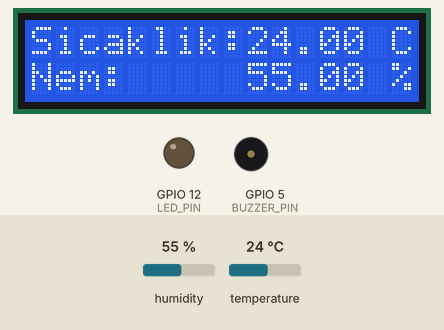
A sketch run on a simulated ESP8266 (NodeMCU). Parts: 16×2 character LCD, output pins drawn as LEDs (lit = HIGH), buzzer (waves = sounding). The inputs (shaded band) are chosen by the test bench; at power-on: temperature 24 °C, humidity 55 %. WiFi joins after 1.5 s; servers stay silent unless stated; what the sketch prints to the serial monitor is not drawn.

Above: at 4.5 s.
4.6 s: temperature set to 33 °C
At 7.2 s:
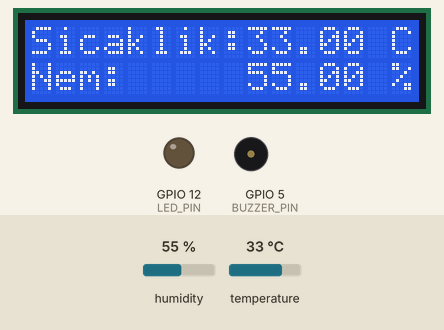
7.5 s: temperature set to 36 °C
At 8.5 s:
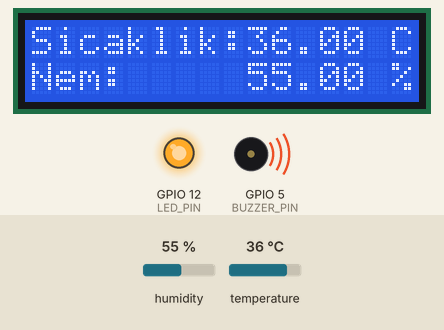
At 12.4 s:
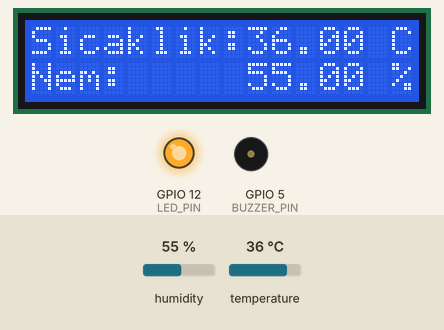
Timing chart, 0 to 16.7 s (numbered marks = the images above; inputs shaded):
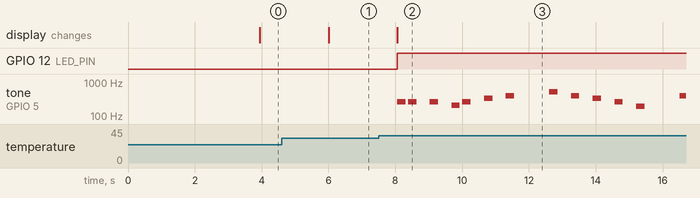

The sketch:

TemperatureHumidityWarning.ino
```cpp
#define BLYNK_TEMPLATE_ID "TMPL6K8JefXnv"
#define BLYNK_TEMPLATE_NAME "proje "

#include <DHT.h>
#include <Wire.h>  // I2C kütüphanesi
#include <LiquidCrystal_I2C.h>
#include <ESP8266WiFi.h>
#include <BlynkSimpleEsp8266.h>

// DHT sensörünü bağladığınız pini tanımlayın
#define DHTPIN 4  // D2 pinine bağladığını varsayıyoruz (GPIO4)

// DHT sensör tipini tanımlayın
#define DHTTYPE DHT11

DHT dht(DHTPIN, DHTTYPE);

// LCD ekran için gerekli parametreler
LiquidCrystal_I2C lcd(0x27, 16, 2);  // I2C adresi 0x27 olan 16x2 LCD ekran

// Blynk için gerekli değişkenler
char auth[] = "7mpvlzSAZ5aLiRVuub1dZFLO9enyxlfc";  // Blynk Auth Token
char ssid[] = "SUPERONLINE_WiFi_4636";       // WiFi SSID
char pass[] = "FPUAJTXU7YTT";   // WiFi Password

// Buzzer ve LED pinlerini tanımlayın
#define BUZZER_PIN 5  // D1 pinine bağladığını varsayıyoruz (GPIO5)
#define LED_PIN 12    // D6 pinine bağladığını varsayıyoruz (GPIO12)

// Super Mario melodisi için notalar ve süreleri
int melody[] = {
  262, 262, 0, 262, 0, 209, 262, 0, 330, 0, 392, 0, 0, 0,
  523, 0, 392, 0, 330, 0, 262, 0, 196, 0, 0, 0,
  392, 0, 370, 0, 349, 0, 311, 0, 330, 0, 0, 0,
  262, 0, 0, 0, 196, 0, 0, 0, 262, 0, 0, 0, 311, 0, 349, 0,
  330, 0, 262, 0, 330, 0, 392, 0, 523, 0, 0, 0
};
int noteDurations[] = {
  4, 4, 4, 4, 4, 4, 4, 4, 4, 4, 4, 4, 4, 4,
  4, 4, 4, 4, 4, 4, 4, 4, 4, 4, 4, 4,
  4, 4, 4, 4, 4, 4, 4, 4, 4, 4, 4, 4,
  4, 4, 4, 4, 4, 4, 4, 4, 4, 4, 4, 4, 4, 4, 4, 4,
  4, 4, 4, 4, 4, 4, 4, 4, 4, 4, 4, 4
};

void setup() {
  Serial.begin(9600);  // Seri iletişimi başlat ve baud hızını 9600 olarak ayarla

  // I2C pinlerini ayarla
  Wire.begin(0, 2);  // SDA -> D3 (GPIO0), SCL -> D4 (GPIO2)

  dht.begin();  // DHT sensörünü başlat

  // LCD ekranı başlat
  lcd.init();
  lcd.backlight();
  lcd.clear();
  lcd.setCursor(0, 0);
  lcd.print("DHT11 sensor test");

  // Buzzer ve LED pinlerini çıkış olarak ayarla
  pinMode(BUZZER_PIN, OUTPUT);
  digitalWrite(BUZZER_PIN, LOW);  // Başlangıçta buzzer kapalı

  pinMode(LED_PIN, OUTPUT);
  digitalWrite(LED_PIN, LOW);  // Başlangıçta LED kapalı

  // Blynk'i başlat
  Blynk.begin(auth, ssid, pass);
}

void playMelody() {
  // Super Mario melodisini çal
  int melodyLength = sizeof(melody) / sizeof(melody[0]);
  for (int thisNote = 0; thisNote < melodyLength; thisNote++) {
    int noteDuration = 1000 / noteDurations[thisNote];
    tone(BUZZER_PIN, melody[thisNote], noteDuration);
    int pauseBetweenNotes = noteDuration * 1.30;
    delay(pauseBetweenNotes);
    noTone(BUZZER_PIN);
  }
}

void loop() {
  Blynk.run();  // Blynk işlevini çalıştır
  delay(2000);  // Okumalar arasında 2 saniye bekle

  // Nem ve sıcaklık değerlerini oku
  float humi = dht.readHumidity();
  float temperature_C = dht.readTemperature();

  // Okumanın başarılı olup olmadığını kontrol et
  if (isnan(temperature_C) || isnan(humi)) {
    Serial.println("Failed to read from DHT sensor!");
    lcd.setCursor(0, 1);
    lcd.print("Failed to read");
  } else {
    Serial.print("Sicaklik: ");
    Serial.print(temperature_C);
    Serial.print(" °C, Nem: ");
    Serial.print(humi);
    Serial.println(" %");

    // LCD ekranına sıcaklık ve nem değerlerini yazdır
    lcd.clear();
    lcd.setCursor(0, 0);
    lcd.print("Sicaklik:");
    lcd.print(temperature_C);
    lcd.print(" C");

    lcd.setCursor(0, 1);
    lcd.print("Nem:     ");
    lcd.print(humi);
    lcd.print(" %");

    // Blynk uygulamasına sıcaklık ve nem değerlerini gönder
    Blynk.virtualWrite(V0, temperature_C);  // Sıcaklık için Virtual Pin V0
    Blynk.virtualWrite(V1, humi);           // Nem için Virtual Pin V1
    Blynk.virtualWrite(V2,LED_PIN);

    // Sıcaklık 32 dereceyi geçtiğinde buzzer'ı çalıştır ve LED'i yak
    if (temperature_C > 34) {
      digitalWrite(LED_PIN, HIGH);  // LED'i yak
      playMelody();  // Tehlike alarmı melodisini çal
    } else {
      noTone(BUZZER_PIN);  // Sesi kapat
      digitalWrite(LED_PIN, LOW);  // LED'i kapat
    }
  }
}
```

Measured:
- the behaviour switches between 34 and 35 °C on temperature (found by bisection; images 1 and 2)
- after the input at 4.6 s, the display: changes after 1.4 s (image 1)
- after the input at 7.5 s, GPIO 12 (LED_PIN): LOW → HIGH after 0.56 s; tone on GPIO 5 (BUZZER_PIN): plays 262 Hz for 0.25 s, 262 Hz for 0.25 s, 262 Hz for 0.25 s, 209 Hz for 0.25 s, 262 Hz for 0.25 s, 330 Hz for 0.25 s … (13 notes in this stretch), starting after 0.56 s; the display: changes after 0.56 s (image 2)
